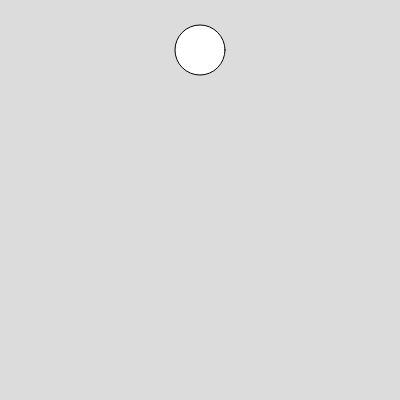
Frame 1 (no input)
Frame 60 (no input): identical to frame 1, image omitted
Frame 120 (the mouse pressed at the canvas centre since frame 60): identical to frame 1, image omitted

The p5.js sketch that drew this single still picture (run headless with seeded random() and noise() and a simulated clock; from frame 60 on, the mouse is pressed at the canvas centre):

// p5.js sketch
// ── sketch.js
function setup() {
  createCanvas(400, 400);
}

function draw() {
  background(220);

  circle(200, 50, 50);
}
